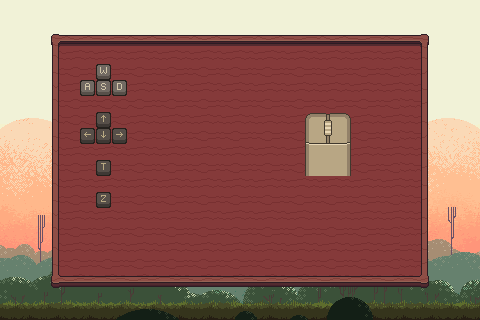

This is a level from a 2D game, rendered from its Tiled map with the project's own tilesets. A one-line summary and the map file follow, with tile-layer data summarised:
An orthogonal 30x20 tile map with 16x16 px tiles, 8 tile layers (Capa de patrones 2, Capa de patrones 7, Capa de patrones 3, Capa de patrones 4, ...), 10 tilesets.

<map version="1.10" tiledversion="1.12.2" orientation="orthogonal" renderorder="right-down" width="30" height="20" tilewidth="16" tileheight="16" infinite="0" nextlayerid="11" nextobjectid="1">
 <tileset firstgid="1" source="../menu/Wooden Pixel Art GUI 32x32.tsx" />
 <tileset firstgid="3641" source="horizontal_animation.tsx" />
 <tileset firstgid="4073" source="../menu/Hills Layer 01.tsx" />
 <tileset firstgid="4585" source="../menu/Hills Layer 02.tsx" />
 <tileset firstgid="5097" source="../menu/Hills Layer 03.tsx" />
 <tileset firstgid="5609" source="../menu/Hills Layer 04.tsx" />
 <tileset firstgid="6121" source="../menu/Hills Layer 05.tsx" />
 <tileset firstgid="6633" source="../menu/Hills Layer 06.tsx" />
 <tileset firstgid="7145" source="Keyboard Letters and Symbols.tsx" />
 <tileset firstgid="7257" source="drag-Sheet.tsx" />
 <layer id="2" name="Capa de patrones 2" width="30" height="20">
  <data>[600 cells, 600 non-empty, 483 distinct tile ids]</data>
 </layer>
 <layer id="7" name="Capa de patrones 7" width="30" height="20">
  <data>[600 cells, 210 non-empty, 210 distinct tile ids]</data>
 </layer>
 <layer id="3" name="Capa de patrones 3" width="30" height="20">
  <data>[600 cells, 270 non-empty, 270 distinct tile ids]</data>
 </layer>
 <layer id="4" name="Capa de patrones 4" width="30" height="20">
  <data>[600 cells, 360 non-empty, 360 distinct tile ids]</data>
 </layer>
 <layer id="5" name="Capa de patrones 5" width="30" height="20">
  <data>[600 cells, 120 non-empty, 120 distinct tile ids]</data>
 </layer>
 <layer id="8" name="Capa de patrones 8" width="30" height="20">
  <data>[600 cells, 50 non-empty, 50 distinct tile ids]</data>
 </layer>
 <layer id="1" name="Capa de patrones 1" width="30" height="20">
  <data>[600 cells, 384 non-empty, 36 distinct tile ids]</data>
 </layer>
 <layer id="9" name="Capa de patrones 9" width="30" height="20">
  <data>[600 cells, 22 non-empty, 22 distinct tile ids]</data>
 </layer>
</map>
